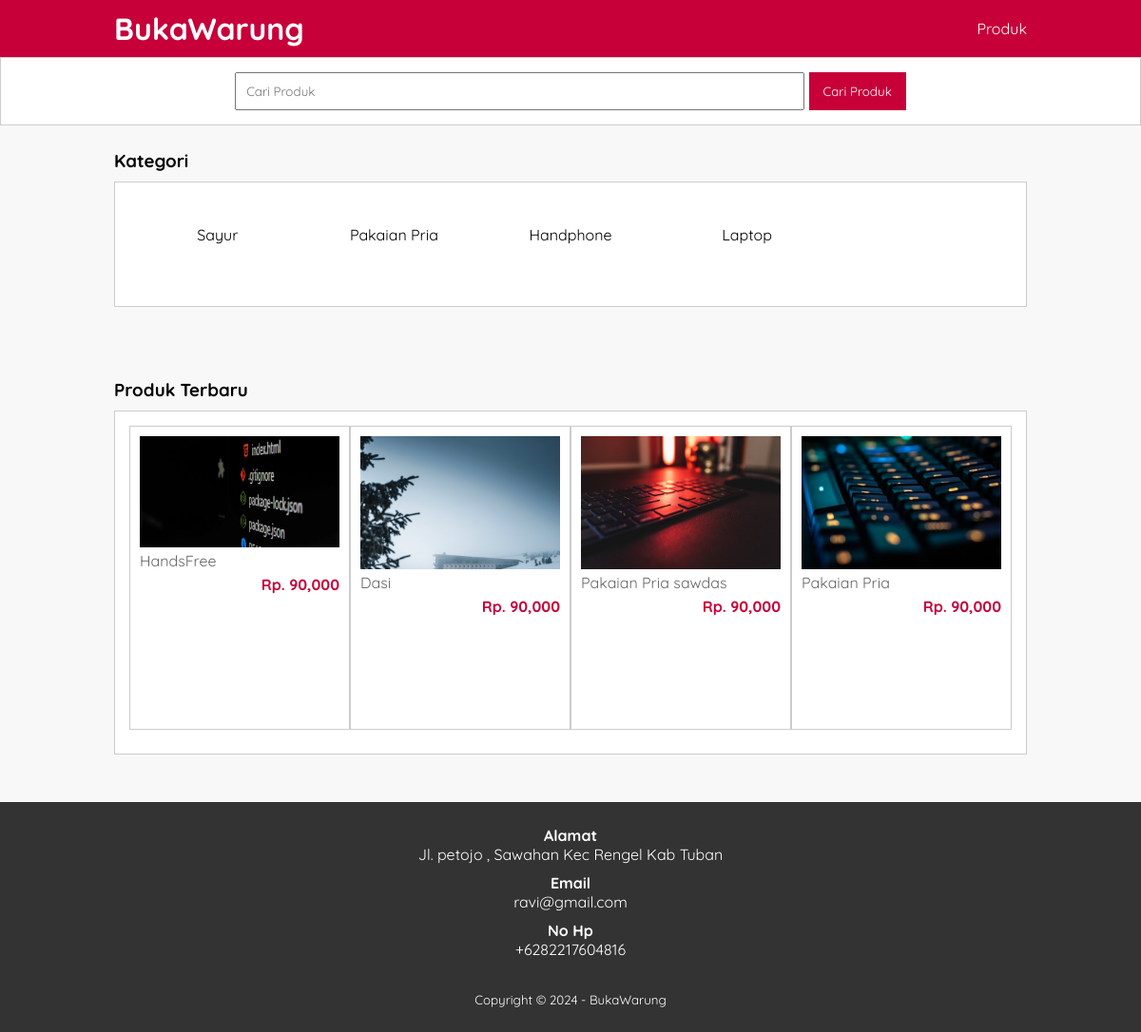
The page / on the database its author committed.
### tables this page shows
CREATE TABLE `tb_category` (
  `category_id` int(11) NOT NULL,
  `category_name` varchar(25) NOT NULL
);

CREATE TABLE `tb_product` (
  `product_id` int(11) NOT NULL,
  `category_id` int(11) NOT NULL,
  `product_name` varchar(100) NOT NULL,
  `product_price` int(11) NOT NULL,
  `product_description` text NOT NULL,
  `product_image` varchar(100) NOT NULL,
  `product_status` tinyint(1) NOT NULL,
  `data_create` timestamp NOT NULL DEFAULT current_timestamp()
);

### index.php (the view, shortened to what this page needs)
<?php
    include 'db.php';
    $kontak = mysqli_query($conn, "SELECT admin_telp, admin_email, admin_address FROM tb_admin
    WHERE admin_id = 1");
    $a = mysqli_fetch_object($kontak);
?>
<!DOCTYPE html>
<html lang="en">
<head>
    <link rel="stylesheet" href="css/style.css">
</head>
    <body>
        <header>
            <div class="container">
                <h1><a href="index.php">BukaWarung</a></h1>
                <ul>
                    <li><a href="produk.php">Produk</a></li>
                </ul>
            </div>
        </header>
        <div class="search">
            <div class="container">
                <form action="produk.php">
                    <input type="text" name="search" placeholder="Cari Produk">
                    <input type="submit" name="cari" value="Cari Produk">
                </form>
            </div>
        </div>
        <section>
            <div class="container">
                <h3>Kategori</h3>
                <div class="box">
                    <?php
                        $kategori = mysqli_query($conn, "SELECT * FROM tb_category ORDER BY
                        category_id DESC");
                        if(mysqli_num_rows($kategori) > 0){
                            while($k = mysqli_fetch_array($kategori)){
                    ?>
                        <a href="produk.php?kat=<?php echo $k['category_id']?>">
                        <div class="col-5">
                            <p><?php echo $k['category_name'] ?></p>
                        </div>
                        </a>
                    <?php
                    }
                } else { ?>
                    <p>Kategori tidak ada</p>
                <?php }?>
                </div>
            </div>
        </section>
        <section>
            <div class="container">
                <h3>Produk Terbaru</h3>
                <div class="box">
                <?php
                        $produk = mysqli_query($conn, "SELECT * FROM tb_product WHERE product_status = 1 ORDER BY
                        product_id DESC LIMIT 8");
                        if(mysqli_num_rows($produk) > 0){
                            while($p = mysqli_fetch_array($produk)){
                    ?>
                        <a href="detail-produk.php?id=<?php echo $p['product_id']?>">
                            <div class="col-4">
                                <img src="produk/<?php echo $p['product_image'] ?>" alt="">
                                <p class="nama"><?php echo substr($p['product_name'], 0, 30) ?></p>
                                <p class="harga">Rp. <?php echo number_format($p['product_price']) ?></p>
                            </div>
                        </a>
                <?php
                            }
                        } else { ?>
                        <p>Produk tidak ada</p>
                <?php }?>
                </div>
            </div>
        </section>
        <footer>
            <div class="container">
                <h4>Alamat</h4>
                <p><?php echo $a->admin_address ?></p>
                <h4>Email</h4>
                <p><?php echo $a->admin_email ?></p>
                <h4>No Hp</h4>
                <p><?php echo $a->admin_telp ?></p>
                <small>Copyright &copy; 2024 - BukaWarung </small>
            </div>
        </footer>
    </body>
</html>

### css/style.css (style rules this page uses)
* { padding: 0; margin: 0; font-family: 'Quicksand', sans-serif; text-decoration: none; }
body { background-color: #f8f8f8; }
a { color: inherit; }
header { background-color: #c70039; color: #fff; }
header h1 { float: left; padding: 10px 0; }
header ul { float: right; }
header ul li { display: inline-block; }
header ul li a { padding: 20px 0 20px 15px; display: inline-block; }
footer { padding: 25px 0; background-color: #333; color: #fff; text-align: center; }
footer p { margin-bottom: 10px; }
footer small { margin-top: 25px; display: inline-block; }
.container { width: 80%; margin: 0 auto; }
.container::after { content: ''; display: block; clear: both; }
section { padding: 25px 0; }
.box { background-color: #fff; border: 1px solid #ccc; padding: 15px; box-sizing: border-box; margin: 10px 0 25px 0; }
.box::after { content: ''; display: block; clear: both; }
.search { padding: 15px 0; background-color: #fff; border: 1px solid #ccc; text-align: center; }
.search input[type=text] { width: 60%; padding: 10px; }
.search input[type=submit] { padding: 12px 15px; background-color: #c70039; color: #fff; border: none; cursor: pointer; }
.col-5 { width: 20%; height: 100px; text-align: center; float: left; padding: 10px; box-sizing: border-box; }
.col-4 { width: 25%; height: 320px; border: 1px solid #ccc; float: left; padding: 10px; box-sizing: border-box; margin-bottom: 10px; }
.col-4 img { width: 100%; }
.col-4 .nama { color: #666; margin-bottom: 5px; }
.col-4 .harga { font-weight: bold; color: #c70039; float: right; }

### rows shown on the page
tb_category: category_name "Sayur"
tb_category: category_name "Pakaian Pria"
tb_category: category_name "Handphone"
tb_category: category_name "Laptop"
tb_product: product_image (picture), product_name "HandsFree", product_price "90,000"
tb_product: product_image (picture), product_name "Dasi", product_price "90,000"
tb_product: product_image (picture), product_name "Pakaian Pria sawdas", product_price "90,000"
tb_product: product_image (picture), product_name "Pakaian Pria", product_price "90,000"

### other values the page prints
$a->admin_address "Jl. petojo , Sawahan Kec Rengel Kab Tuban"
$a->admin_email "ravi@gmail.com"
$a->admin_telp "+6282217604816"
